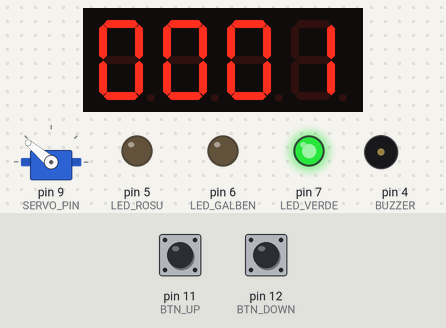
Simulated run of this sketch. Board: Arduino Uno, built with avr-gcc and run on an emulated ATmega328P. Shown: servo, 4-digit seven-segment display, output pins drawn as LEDs (lit = HIGH), buzzer (waves = sounding). The test bench sets the inputs (shaded band); at power-on: pin 12 (BTN_DOWN) HIGH, pin 11 (BTN_UP) HIGH.

Above: at 1.2 s.
1.3 s: pin 12 (BTN_DOWN) pulled LOW for 0.15 s
At 1.41 s:
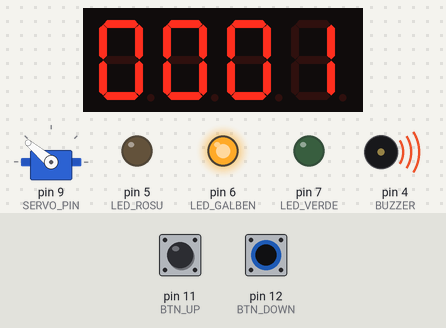
4.4 s: pin 11 (BTN_UP) pulled LOW for 3.2 s
At 6.45 s:
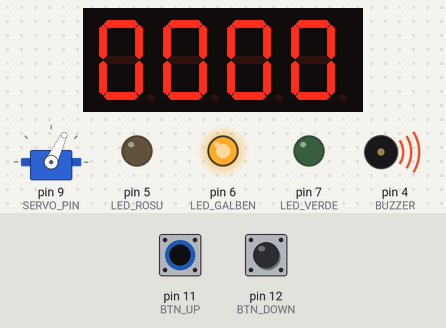
At 12.1 s:
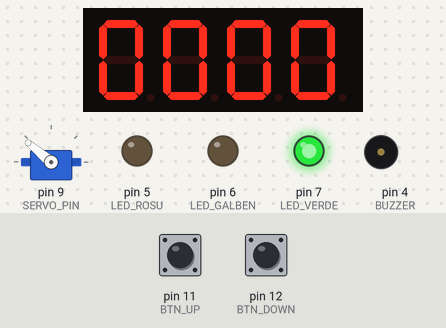
Timing chart, 0 to 13.6 s (numbered marks = the images above; inputs shaded):
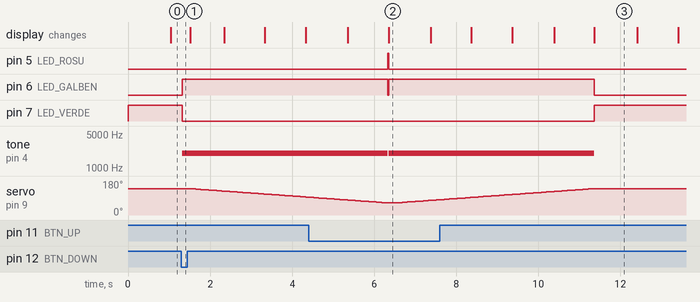

Measured:
- after the input at 1.3 s, pin 6 (LED_GALBEN): LOW → HIGH at once; pin 7 (LED_VERDE): HIGH → LOW at once; tone on pin 4 (BUZZER): silent → 2000 Hz at once; servo on pin 9 (SERVO_PIN): moves from 140° to 94° over 2.9 s, starting after 0.22 s
- after the input at 4.4 s, pin 7 (LED_VERDE): LOW → HIGH after 7.0 s

The sketch:

Arduino-Railway-Crossing.ino
```cpp
#include <Servo.h>
#include <TM1637Display.h>

// ===== PINI =====
#define SERVO_PIN 9
#define BUZZER 4

#define LED_ROSU 5
#define LED_GALBEN 6
#define LED_VERDE 7

#define BTN_UP 11
#define BTN_DOWN 12

#define CLK 8
#define DIO 10

// ===== CONSTANTE =====
#define SERVO_JOS 33
#define SERVO_SUS 140
#define GALBEN_TIME 5000UL

Servo servoMotor;
TM1637Display display(CLK, DIO);

enum State { ROSU, GALBEN, VERDE };
State state = VERDE;

unsigned long stateStartTime;
unsigned long lastServoMove;

int servoPos = SERVO_SUS;
int servoTarget = SERVO_SUS;
int servoStep = 0;

// ================= SETUP =================
void setup() {
  pinMode(LED_ROSU, OUTPUT);
  pinMode(LED_GALBEN, OUTPUT);
  pinMode(LED_VERDE, OUTPUT);
  pinMode(BUZZER, OUTPUT);

  pinMode(BTN_UP, INPUT_PULLUP);
  pinMode(BTN_DOWN, INPUT_PULLUP);

  servoMotor.attach(SERVO_PIN);
  servoMotor.write(SERVO_SUS);

  display.setBrightness(0x0f);

  setState(VERDE);
}

// ================= LOOP =================
void loop() {
  updateDisplay();
  handleButtons();
  handleServo();
  handleStateTimeout();
}

// ================= FUNCȚII =================

void handleButtons() {
  if (digitalRead(BTN_DOWN) == LOW && state == VERDE) {
    startMove(SERVO_JOS);
    delay(200);
  }

  if (digitalRead(BTN_UP) == LOW && state == ROSU) {
    startMove(SERVO_SUS);
    delay(200);
  }
}

void startMove(int target) {
  servoTarget = target;
  servoStep = (servoTarget > servoPos) ? 1 : -1;
  lastServoMove = millis();
  setState(GALBEN);
}

void handleServo() {
  if (state != GALBEN) return;

  unsigned long interval = GALBEN_TIME / abs(SERVO_SUS - SERVO_JOS);

  if (millis() - lastServoMove >= interval) {
    servoPos += servoStep;
    servoMotor.write(servoPos);
    lastServoMove = millis();
  }
}

void handleStateTimeout() {
  if (state == GALBEN && millis() - stateStartTime >= GALBEN_TIME) {
    if (servoTarget == SERVO_JOS) setState(ROSU);
    if (servoTarget == SERVO_SUS) setState(VERDE);
  }
}

void updateDisplay() {
  display.showNumberDec((millis() - stateStartTime) / 1000, true);
}

void setState(State newState) {
  digitalWrite(LED_ROSU, LOW);
  digitalWrite(LED_GALBEN, LOW);
  digitalWrite(LED_VERDE, LOW);
  noTone(BUZZER);

  state = newState;
  stateStartTime = millis();

  if (state == ROSU) digitalWrite(LED_ROSU, HIGH);
  if (state == VERDE) digitalWrite(LED_VERDE, HIGH);

  if (state == GALBEN) {
    digitalWrite(LED_GALBEN, HIGH);
    tone(BUZZER, 2000);
  }
}
```
